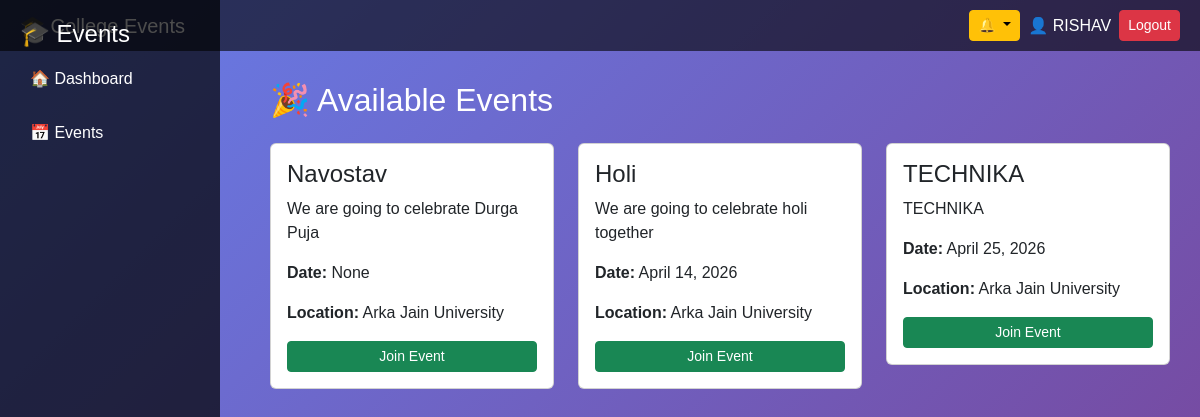
/events/ (signed in), run on the app's committed database.
### events/models.py (models this page shows, shortened)
class Event(models.Model):
    title = models.CharField(max_length=200)
    description = models.TextField()
    date = models.DateTimeField()
    location = models.CharField(max_length=200)
    created_by = models.ForeignKey(User, on_delete=models.CASCADE)
    title = models.CharField(max_length=200)
    date = models.DateField()
    is_paid = models.BooleanField(default=False)
    price = models.IntegerField(default=0)

### events/views.py (the view)
# urls.py: path('events/', views.event_list, name='event_list'),
def event_list(request):
    events = Event.objects.all()
    return render(request, 'events/event_list.html', {'events': events})

### events/templates/events/event_list.html
{% extends 'events/base.html' %}
{% block content %}
<h2 class="text-white mb-4">🎉 Available Events</h2>
<div class="row">
    {% for event in events %}
    <div class="col-md-4">
        <div class="card p-3 mb-4">
            <h4>{{ event.title }}</h4>
            <p>{{ event.description }}</p>
            <p><strong>Date:</strong> {{ event.date }}</p>
            <p><strong>Location:</strong> {{ event.location }}</p>
            <a href="{% url 'register_event' event.id %}" class="btn btn-success btn-sm">
    Join Event
</a>
        </div>
    </div>
    {% endfor %}
</div>
{% endblock %}

### events/templates/events/base.html (shortened to what this page needs)
<!DOCTYPE html>
<html>
<head>
    <link href="https://cdn.jsdelivr.net/npm/bootstrap@5.3.0/dist/css/bootstrap.min.css" rel="stylesheet">
    <link rel="stylesheet" href="https://cdnjs.cloudflare.com/ajax/libs/animate.css/4.1.1/animate.min.css"/>
</head>
<body>
<div class="topbar d-flex justify-content-between align-items-center">
    <h5 class="text-white m-0">🎓 College Events</h5>
    <div class="d-flex align-items-center gap-2">
        {% if user.is_authenticated %}
        <div class="dropdown">
            <button class="btn btn-warning btn-sm dropdown-toggle" data-bs-toggle="dropdown">
                🔔
            </button>
        </div>
        <span class="text-white">👤 {{ user.username }}</span>
        <form action="{% url 'logout' %}" method="post">
            <button type="submit" class="btn btn-danger btn-sm">Logout</button>
        </form>
        {% else %}
            <a href="/login/" class="btn btn-success btn-sm">Login</a>
            <a href="/register/" class="btn btn-warning btn-sm">Register</a>
        {% endif %}
    </div>
</div>
{% if user.is_authenticated %}
<div class="sidebar" id="sidebar">
    <h4 class="text-white">🎓 Events</h4>
    <a href="/dashboard/">🏠 Dashboard</a>
    <a href="/events/">📅 Events</a>
</div>
{% endif %}
<div class="main-content animate__animated animate__fadeIn">
    {% block content %}{% endblock %}
</div>
</body>
</html>

### events/templates/events/base.html (style rules this page uses)
body { background: linear-gradient(135deg, #667eea, #764ba2); font-family: 'Poppins', sans-serif; margin: 0; }
.sidebar { height: 100vh; background: rgba(0,0,0,0.7); padding: 20px; position: fixed; width: 220px; top: 0; left: 0; }
.sidebar a { display: block; color: white; padding: 10px; margin-bottom: 10px; text-decoration: none; border-radius: 8px; }
.main-content { margin-left: 240px; padding: 30px; }
.topbar { background: rgba(0,0,0,0.6); padding: 10px 20px; }

### data on the page
Event: title "Navostav", description "We are going to celebrate Durga Puja", date "None", location "Arka Jain University"
Event: title "Holi", description "We are going to celebrate holi together", date "April 14, 2026", location "Arka Jain University"
Event: title "TECHNIKA", description "TECHNIKA", date "April 25, 2026", location "Arka Jain University"

### other printed values
{{ user.username }} "RISHAV"
